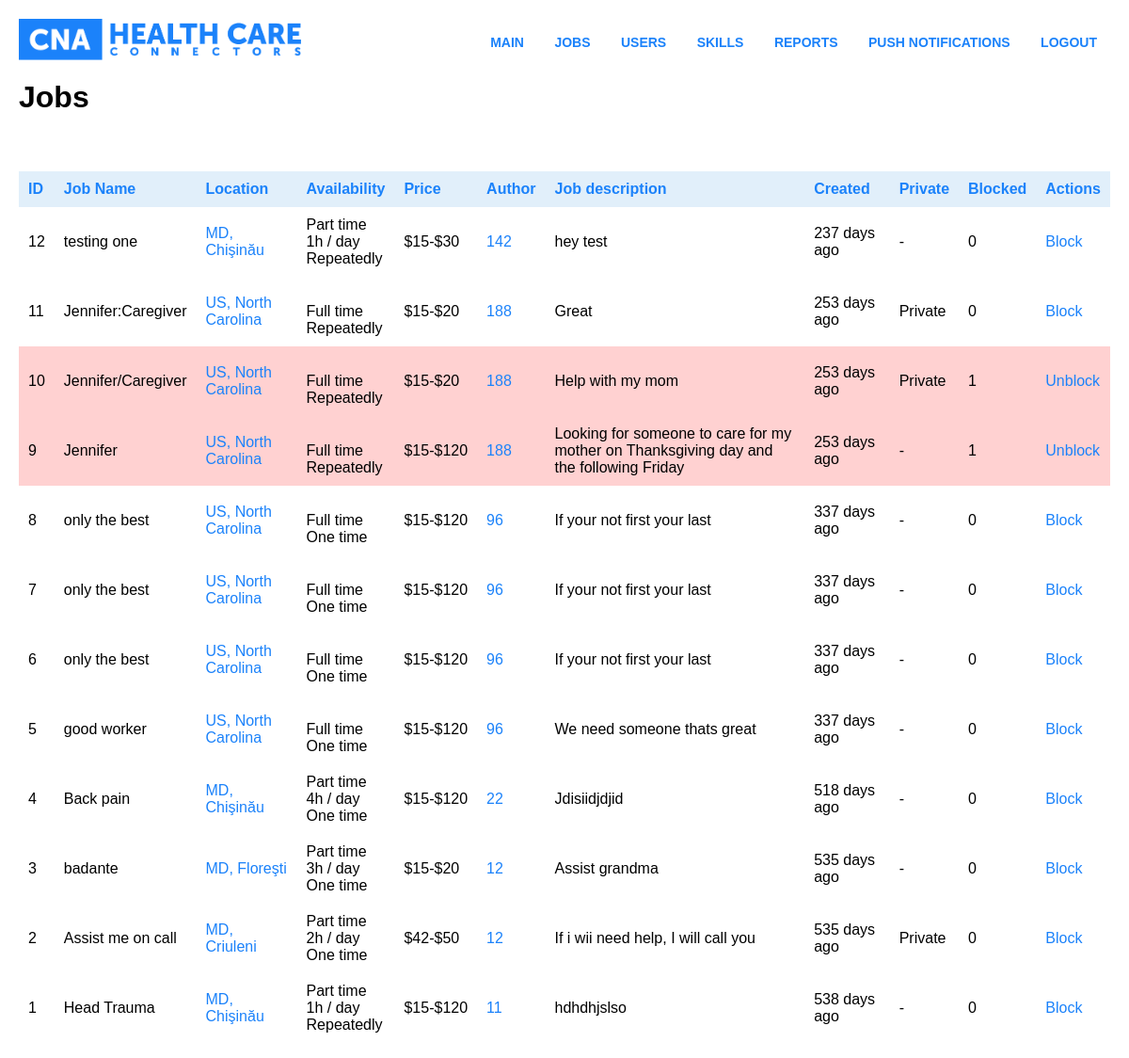
/admin/jobs.php (signed in), run on the app's committed database.
### tables this page shows
CREATE TABLE `jobs` (
  `id` int(11) NOT NULL,
  `title` varchar(255) NOT NULL,
  `lat` varchar(255) NOT NULL,
  `longitude` varchar(255) NOT NULL,
  `hours` int(11) NOT NULL,
  `min_price` int(11) NOT NULL,
  `max_price` int(11) NOT NULL,
  `repate` int(11) NOT NULL DEFAULT '0',
  `avalable` int(11) NOT NULL DEFAULT '0',
  `information` text NOT NULL,
  `date` timestamp NOT NULL DEFAULT CURRENT_TIMESTAMP,
  `hidden` int(11) NOT NULL DEFAULT '0',
  `byUser` int(11) NOT NULL,
  `private` int(11) NOT NULL DEFAULT '0',
  `city` varchar(255) NOT NULL,
  `state` varchar(255) NOT NULL
);

### db.php (called while the page is built, shortened)
<? class db
{
    protected $datab;
    public function __construct($username, $password, $host, $dbname, $options=array()){
        try {
            $this->datab = new PDO("mysql:host={$host};dbname={$dbname};charset=utf8", $username, $password, $options);
            $this->datab->setAttribute(PDO::ATTR_ERRMODE, PDO::ERRMODE_EXCEPTION);
            $this->datab->setAttribute(PDO::ATTR_DEFAULT_FETCH_MODE, PDO::FETCH_ASSOC);
        }
        catch(PDOException $e) {
            $this->isConnected = false;
            throw new Exception($e->getMessage());
        }
    }
    public function getRow($query, $params=array()){
        try{
            $stmt = $this->datab->prepare($query);
            $stmt->execute($params);
            return $stmt->fetch();
            }catch(PDOException $e){
            throw new Exception($e->getMessage());
        }
    }
    public function getRows($query, $params=array()){
        try{
            $stmt = $this->datab->prepare($query);
            $stmt->execute($params);
            return $stmt->fetchAll();
            }catch(PDOException $e){
            throw new Exception($e->getMessage());
        }
    }
}
$db = new db("root", "123RO1C", "localhost", "health_care", array(PDO::MYSQL_ATTR_INIT_COMMAND => 'SET NAMES utf8'));
?>

### Job.php (called while the page is built, shortened)
<?php
class Job {
public static function distance($lat1, $lon1, $lat2, $lon2, $unit) {
  $theta = $lon1 - $lon2;
  $dist = sin(deg2rad($lat1)) * sin(deg2rad($lat2)) +  cos(deg2rad($lat1)) * cos(deg2rad($lat2)) * cos(deg2rad($theta));
  $dist = acos($dist);
  $dist = rad2deg($dist);
  $miles = $dist * 60 * 1.1515;
  $unit = strtoupper($unit);
  if ($unit == "K") {
      return ($miles * 1.609344);
  } else if ($unit == "N") {
      return ($miles * 0.8684);
  } else {
      if($miles > 99)
      {
      $miles = round($miles);
return (int)$miles;
      } else {
              return   sprintf('%0.2f',$miles);
      }
  }
}
public static function get_city($job)
{
    $loc = array();
 $loc['city'] = $job['city'];
            $loc['state'] =  $job['state'];
            $loc['country'] = $job['state'];
            return $loc;
}
 public static function jobInfo($jobID, $curentUser = 0) {
     global $db;
$job = $db->getRow("SELECT * FROM jobs WHERE id = $jobID");
$job['days'] = $db->getRows("SELECT * FROM days where job_id = ?", array($jobID));
$timehours =  count($job['days']) * $job['hours'];
$repeate = $job['repate'];
if($repeate == 1)
{
$repeate = "More then one week";
} else {
   $repeate = "One week";
}
 $job['time_desc'] = "Less then $timehours hours per week, $repeate";
 $job['distance'] =  Job::distance($job['lat'], $job['longitude'], $POST['lat'], $POST['long'], "M");
    $job['location'] = Job::get_city($job);
    $medias = 0;
    $ratings = $db->getRows("SELECT * FROM rating WHERE to_user = ? AND type = 1", array($job['id']));
    foreach($ratings as $rating)
    {
        $medias = $medias+$rating['rating'];
    }
    if(count($ratings) > 0) {
    $medias = $medias/count($ratings);
    }
    $job['myRating'] =  0;
    $job['myRating'] =  $medias;
    $job['userRating'] =  $medias;
return $job;
 }
}
?>

### admin/jobs.php (the view, shortened to what this page needs)
<?
$pageName = "Jobs";
include("top.php");
include("../Job.php");
if(isset($_GET['remove'])) {
	$db->updateRow("UPDATE jobs SET hidden = 1 WHERE id = ?", array($_GET['remove']));
	echo "<div id='succes'>Job was deleted</div>";
	header("Location: jobs.php");
}elseif (isset($_GET['unremove'])) {
	$db->updateRow("UPDATE jobs SET hidden = 0 WHERE id = ?", array($_GET['unremove']));
	echo "<div id='succes'>Job was unblocked</div>";
	header("Location: jobs.php");
}else {
	$id = "";
	$rows = $db->getRows("SELECT * FROM jobs $id ORDER by id DESC"); ?>
	<table>
		<tr>
			<td>ID</td>
			<td>Job Name</td>
			<td>Location</td>
			<td>Availability</td>
			<td>Price</td>
			<td>Author</td>
			<td>Job description</td>
			<td>Created</td>
			<td>Private</td>
			<td>Blocked</td>
			<td>Actions</td>
		</tr>
		<?php foreach($rows as $row) { ?>
		<tr <?php if ($row['hidden'] == 1) { echo "class='blocked'"; } ?>>
			<td><? echo $row['id']; ?></td>
			<td><? echo $row['title'];?></td>
			<td>
				<a target="_blank" href="https://www.google.com/maps?q=<? echo $row['address_lat'];?>,<? echo $row['address_long'];?>">
					<?php echo Job::jobInfo($row['id'])['location']['state'] . ", " . Job::jobInfo($row['id'])['location']['city']; ?>
				</a>
			</td>
			<td><?php
				if ($row['avalable'] == 0) {
					echo "<BR>Full time";
				}else {
					echo "Part time";
					echo "<BR>" . $row['hours'] . "h / day";
				}
				if ($row['repate'] == 1) {
					echo "<BR> Repeatedly";
				}else {
					echo "<BR> One time";
				}
				?>
			</td>
			<td><?php echo "$" . $row['min_price']."-$".$row['max_price']; ?></td>
			<td><a href="users.php?id=<? echo $row['byUser'];?>"><? echo $row['byUser'];?></a></td>
			<td><? echo $row['information'];?></td>
			<td><?php echo round((time() - strtotime($row['date'])) / 60 / 60 / 24) . " days ago"; ?></td>
			<td><?php if ($row['private'] == 0) { echo "-"; }else { echo "Private"; } ?></td>
			<td><? echo $row['hidden'];?></td>
			<td>
			<?php if ($row['hidden'] == 0) { ?>
				<a href="?remove=<? echo $row[id] ?>"> Block </a>
			<?php }else{ ?>
				<a href="?unremove=<? echo $row[id] ?>"> Unblock </a>
			<?php } ?>
			</td>
		</tr>
	<? } ?>
	</table>
<? } ?>

### admin/top.php (shortened to what this page needs)
<?php
include("../db.php");
?>
<html>
<head>
	<link href="style.css" rel="stylesheet" type="text/css">
</head>
<body>
<div class="header">
	<div class="logotype"></div>
	<div class="menu">
		<a href="index.php">Main</a>
		<a href="jobs.php">Jobs</a>
		<a href="users.php">Users</a>
		<a href="skills.php">Skills</a>
		<a href="reports.php">Reports</a>
		<a href="push.php">Push notifications</a>
		<a href="logout.php">Logout</a>
	</div>
</div>
<h1><? echo $pageName; ?></h1> <br/>

### admin/style.css (style rules this page uses)
body { background-color: white; font-family: sans-serif; margin:20px; padding:0px; }
a { color:#1B82FA; text-decoration:none; }
.logotype { width:300px; height:44px; background-image: url("img/logo.png"); background-size: 100% 100%; margin:auto; margin-bottom:30px; }
.header .logotype { margin:0px; display:inline-block; }
.header .menu { padding-top:10px; float:right; }
.header .menu a { text-transform: uppercase; font-weight: 600; display:block; display: inline-block; padding:7px 14px; font-size:14px; }
table, tbody { margin:20px 0px; width:100%; border-collapse: collapse; }
table tr:first-child td { background-color: #E1EFFA; color:#1B82FA; font-weight: 600; }
table tr td { padding:10px; }
tr.blocked { background-color: #FFD1D1 !important; }

### data on the page
jobs: id "12", title "testing one", state "MD", city "Chişinău", hours "1", repate "Repeatedly", min_price "15", max_price "30", byUser "142", information "hey test", hidden "0"
jobs: id "11", title "Jennifer:Caregiver", state "US", city "North Carolina", avalable "Full time", repate "Repeatedly", min_price "15", max_price "20", byUser "188", information "Great", private "Private", hidden "0"
jobs: id "10", title "Jennifer/Caregiver", state "US", city "North Carolina", avalable "Full time", repate "Repeatedly", min_price "15", max_price "20", byUser "188", information "Help with my mom", private "Private", hidden "1"
jobs: id "9", title "Jennifer", state "US", city "North Carolina", avalable "Full time", repate "Repeatedly", min_price "15", max_price "120", byUser "188", information "Looking for someone to care for my mother on Thanksgiving day and the following Friday", hidden "1"
jobs: id "8", title "only the best", state "US", city "North Carolina", avalable "Full time", repate "One time", min_price "15", max_price "120", byUser "96", information "If your not first your last", hidden "0"
jobs: id "7", title "only the best", state "US", city "North Carolina", avalable "Full time", repate "One time", min_price "15", max_price "120", byUser "96", information "If your not first your last", hidden "0"
jobs: id "6", title "only the best", state "US", city "North Carolina", avalable "Full time", repate "One time", min_price "15", max_price "120", byUser "96", information "If your not first your last", hidden "0"
jobs: id "5", title "good worker", state "US", city "North Carolina", avalable "Full time", repate "One time", min_price "15", max_price "120", byUser "96", information "We need someone thats great", hidden "0"
jobs: id "4", title "Back pain", state "MD", city "Chişinău", hours "4", repate "One time", min_price "15", max_price "120", byUser "22", information "Jdisiidjdjid", hidden "0"
jobs: id "3", title "badante", state "MD", city "Floreşti", hours "3", repate "One time", min_price "15", max_price "20", byUser "12", information "Assist grandma", hidden "0"
jobs: id "2", title "Assist me on call", state "MD", city "Criuleni", hours "2", repate "One time", min_price "42", max_price "50", byUser "12", information "If i wii need help, I will call you", private "Private", hidden "0"
jobs: id "1", title "Head Trauma", state "MD", city "Chişinău", hours "1", repate "Repeatedly", min_price "15", max_price "120", byUser "11", information "hdhdhjslso", hidden "0"

### other printed values
$pageName "Jobs"
